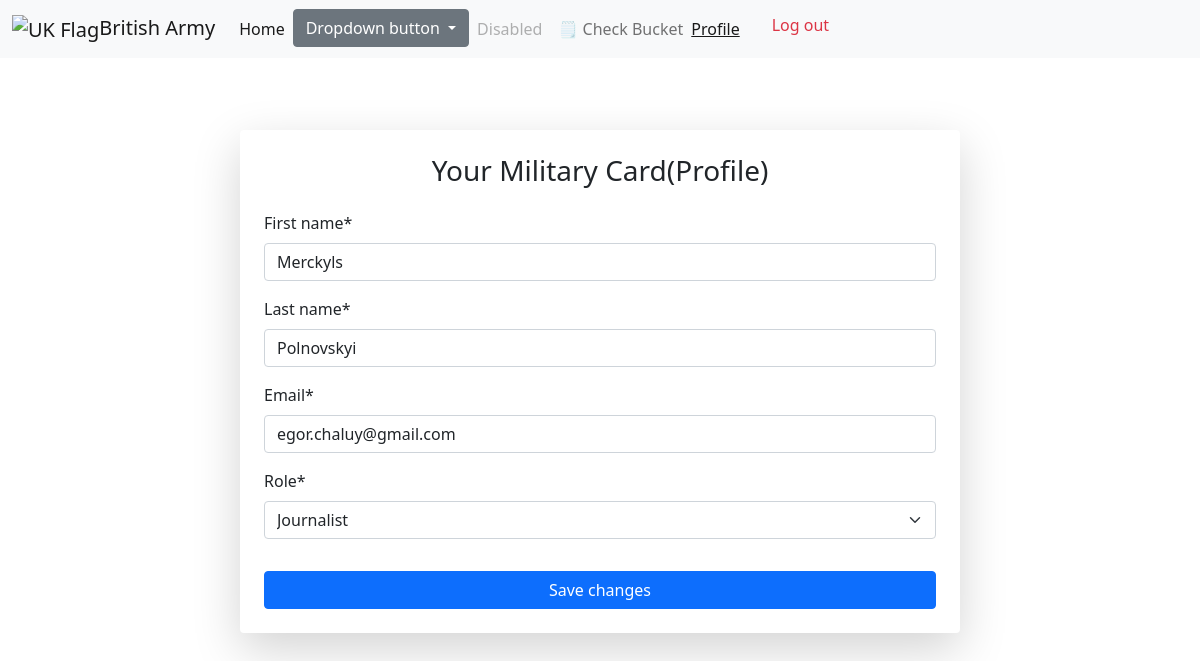
/auth_officers/profile/ (signed in), run on the app's committed database.
### user_officers/models.py (models this page shows, shortened)
class CustomUser(AbstractBaseUser, PermissionsMixin):
    ROLE_CHOICES = [
        ("CTZ", "Citizen"),
        ("PRESS", "Journalist"),
        ("MLT", "Military")
    ]
    RANK_CHOICES = [
        ("RCT", "Recruit"),
        ("PVT", "Private"),
        ("LCPL", "Lance Corporal"),
        ("CPL", "Corporal"),
        ("SGT", "Sergeant"),
        ("SSGT", "Staff Sergeant"),
        ("WOC2", "Warrant Officer Class 2"),
        ("WOC1", "Warrant Officer Class 1"),
        ("2LT", "Second Lieutenant"),
        ("LT", "Lieutenant"),
        ("CPT", "Captain"),
        ("MAJ", "Major"),
        ("LTC", "Lieutenant Colonel"),
        ("COL", "Colonel"),
        ("BRIG", "Brigadier"),
        ("MG", "Major General"),
        ("LG", "Lieutenant General"),
        ("GEN", "General"),
    ]
    REGIMENT_CHOICES = [
        ("BA", "British Army"),
        ("RAC", "Royal Armoured Corps"),
        ("BMP", " British Military Police"),
        ("RM", "Royal Marines"),
        ("AAB", "Assault Airborne Battalion"),
        ("UKSF", "United Kingdom Special Forces"),
    ]
    email = models.EmailField(unique=True)
    first_name = models.CharField(max_length=75)
    last_name = models.CharField(max_length=95)
    role = models.CharField(max_length=10,choices=ROLE_CHOICES, default="MLT")
    rank = models.CharField(max_length=10, choices=RANK_CHOICES, default="RCT", null=True, blank=True)
    regiment = models.CharField(max_length=10, choices=REGIMENT_CHOICES, default="BA",  null=True, blank=True)
    is_active = models.BooleanField(default=True)
    is_staff = models.BooleanField(default=False)
    USERNAME_FIELD = 'email'
    objects = CustomUserManager()
    def staff_for_create(self):
        return self.rank in settings.ALLOWED_ORDER_RANKS

### user_officers/views.py (the view)
# urls.py: path("profile/", profile_view, name="profile"),
@login_required
def profile_view(request):
    if request.method == 'POST':
        form = CustomUserForm(request.POST, instance=request.user)
        if form.is_valid():
            form.save()
            messages.success(request, 'Profile has been updated successfully')
        else:
            messages.error(request, 'Please correct errors')
    else:
        form = CustomUserForm(instance=request.user)
    return render(request, 'user_officers/profile.html', {'form': form})

### user_officers/forms.py (shortened to what this page needs)
class CustomUserForm(forms.ModelForm):
    class Meta:
        model = CustomUser
        fields = ["first_name", "last_name", "email", "rank", "regiment", "role"]
    def __init__(self, *args, **kwargs):
        super().__init__(*args, **kwargs)
        role = self.data.get("role") or getattr(self.instance, "role", None)
        if role == "CTZ":
            self.fields.pop("rank", None)
            self.fields.pop("regiment", None)
        if role == "PRESS":
            self.fields.pop("rank", None)
            self.fields.pop("regiment", None)
        print("FIELDS AFTER:", self.fields.keys())

### user_officers/templates/user_officers/profile.html (shortened to what this page needs)
{% extends 'base.html'%}
{% load crispy_forms_tags %}
{% block content %}
<div class="container py-5">
  <div class="row justify-content-center">
    <div class="col-md-8">
      <div class="card shadow-lg border-0 rounded-4">
        <div class="card-body p-4">
          <h3 class="mb-4 text-center">Your Military Card(Profile)</h3>
          <form method="post">
            {{ form|crispy }}
            <div class="d-grid">
              <button type="submit" class="btn btn-primary mt-3">Save changes</button>
            </div>
          </form>
        </div>
      </div>
    </div>
  </div>
</div>
{% endblock %}

### data on the page
CustomUser: first_name "Merckyls", last_name "Polnovskyi", email "egor.chaluy@gmail.com", role "Journalist"
